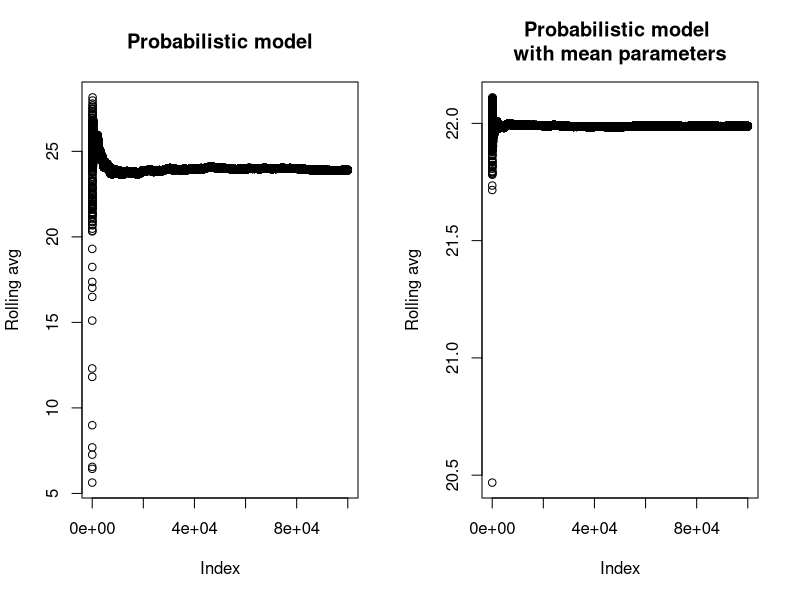
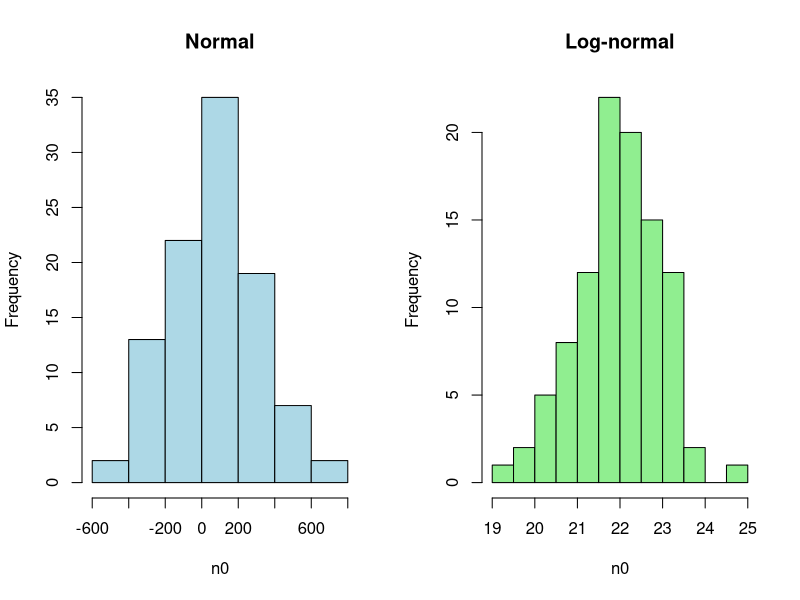

Write the R code that produced these figures, in order.
# Created 9-17-2019
# Create sample data from the central tendancy estimates provided
# in the Probabilistic worksheet

# N0 with a log-normal distribution
m <- 33
s <- 221
location <- log(m^2 / sqrt(s^2 + m^2))
shape <- sqrt(log(1 + (s^2 / m^2)))
print(paste("location:", location))
print(paste("shape:", shape))
n0 <- rlnorm(n=100, location, shape)
summary(n0)

# r with a log-normal distribution
m <- -0.0467
s <- 0.005
location <- log(m^2 / sqrt(s^2 + m^2))
shape <- sqrt(log(1 + (s^2 / m^2)))
print(paste("location:", location))
print(paste("shape:", shape))
r <- rlnorm(n=100, location, shape)
summary(r)

# p0, f.surv, p.med, p.cons, all with normal distributions
p0 <-rnorm(n=100,mean=0.001,sd=0.0005)
f.surv <- rnorm(n=100,mean=0.27,sd=0.05)
p.med <- rnorm(n=100,mean=0.342,sd=0.11)
p.cons <- rnorm(n=100,mean=0.0141,sd=0.0065)


X = matrix(ncol = 12,nrow = 100000)
for(i in 1:100000){ 
  #First randomly sample the input parameters
  X[i,1] = sample(n0,1)
  X[i,2] = sample(p0,1)
  X[i,3] = sample(f.surv,1)
  X[i,4]= sample(p.med,1)
  X[i,5]= sample(r,1)
  X[i,6]= sample(p.cons,1)
  
  X[i,7] <- X[i,1]*X[i,3] # calculate nC
  X[i,8] <- X[i,2]*X[i,4] # calculate pC
  X[i,9] <- (1-((1-X[i,5])^X[i,7]))*X[i,8] # calculate p.inf
  X[i,10] <-  X[i,6]*365*100000 #calculate A
  X[i,11] <- X[i,9]*X[i,10] # calculate infection risk per 100,000
  X[i,12] <- mean(X[1:i,1])
}


df <- as.data.frame(X) #export from matrix to a dataframe 
colnames(df) <- c('n0','p0','f.surv','p.med','r','p.cons','nC','pC','p.inf','a','inf') #label column names

# Summary statistics
print(summary(df$inf))
print(quantile(df$inf, probs=c(0.05,0.95)))

par(mfrow=c(1,2))
plot(X[,12], main='Probabilistic model',ylab='Rolling avg')

#===========================================================================
# Create sample data from the central tendancy estimates provided
# in the Deterministc worksheet

n0 = rnorm(n=100, 22, 1)
p0 = rnorm(n=100,mean=0.001,sd=0.0005)
f.surv = rnorm(n=100,mean=0.27,sd=0.05)
p.med = rnorm(n=100,mean=0.342,sd=0.11)
r = rnorm(n=100, 0.0094, 0.005)
p.cons = rnorm(n=100,mean=0.0141,sd=0.0065)

X = matrix(ncol = 12,nrow = 100000)
for(i in 1:100000){ 
  #First randomly sample the input parameters
  X[i,1] = sample(n0,1)
  X[i,2] = sample(p0,1)
  X[i,3] = sample(f.surv,1)
  X[i,4]= sample(p.med,1)
  X[i,5]= sample(r,1)
  X[i,6]= sample(p.cons,1)
  
  X[i,7] <- X[i,1]*X[i,3] # calculate nC
  X[i,8] <- X[i,2]*X[i,4] # calculate pC
  X[i,9] <- X[i,5]*X[i,7]*X[i,8] # calculate p.inf
  X[i,10] <-  X[i,6]*365*100000 #calculate A
  X[i,11] <- X[i,9]*X[i,10] # calculate infection risk per 100,000
  X[i,12] <- mean(X[1:i,1])
}

df <- as.data.frame(X) #export from matrix to a dataframe 
colnames(df) <- c('n0','p0','f.surv','p.med','r','p.cons','nC','pC','p.inf','a','inf') #label column names

# Summary statistics
print(summary(df$inf))
print(quantile(df$inf, probs=c(0.05,0.95)))

plot(X[,12], main='Probabilistic model \nwith mean parameters',ylab='Rolling avg')



# Sample histogram showing normal and log-normal distribution of n0
n1 <- rnorm(n=100, mean=33, sd=221)
par(mfrow=c(1,2))
hist(n1,main='Normal',col='lightblue',xlab='n0')
hist(n0, main='Log-normal',col='lightgreen',xlab='n0')

